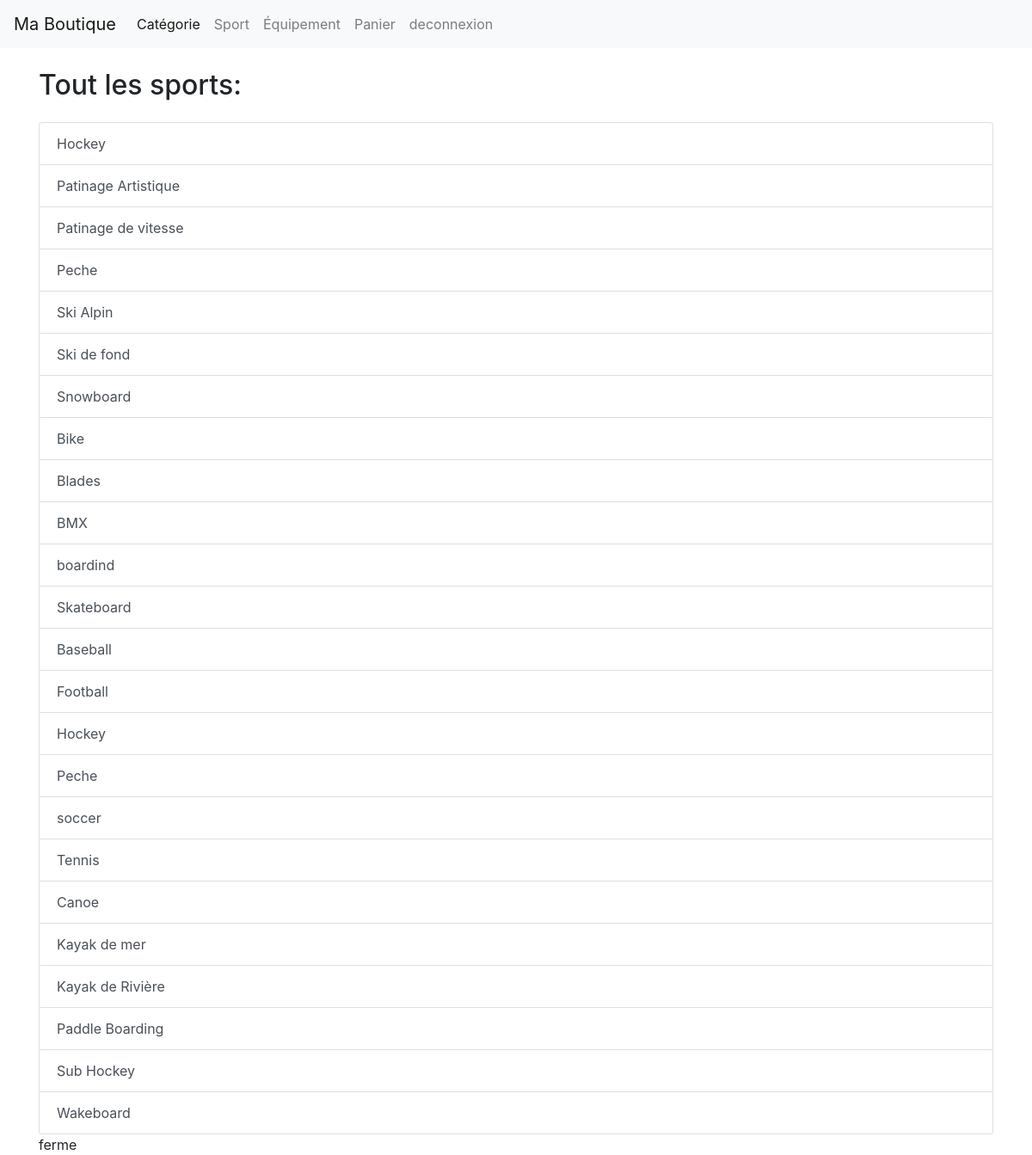
/show_sport.php, run on the app's committed database.
### tables this page shows
CREATE TABLE `sport` (
  `id` int(11) NOT NULL,
  `nom` varchar(255) NOT NULL,
  `description` text DEFAULT NULL,
  `image` varchar(255) DEFAULT NULL,
  `categorie_id` int(11) DEFAULT NULL
);

### includes/chargement.php (called while the page is built, shortened)
<?php
if (!function_exists('chargement')) {
function chargement($classe){
    $model = "./app/classe/".$classe.".class.php";
}
}

### app/classe/Request.class.php (called while the page is built, shortened)
<?php
class Request{
    protected $sql;
    public function setSql($sql) {
        $this->sql = $sql;
    }
    public function getLines($oCon, $params = [], $uneSeuleLigne = false) {
        $oStatement = $oCon->prepare($this->sql);
        if (array_keys($params) !== range(0, count($params) - 1)) {
            $oStatement->execute();
        } else {
            $oStatement->execute($params);
        }
        $resultat = $uneSeuleLigne ? $oStatement->fetch(PDO::FETCH_ASSOC) :
        $oStatement->fetchAll(PDO::FETCH_ASSOC);
        return $resultat;
    }
}
?>

### show_sport.php (the view, shortened to what this page needs)
<?php
include './includes/navbar_client.php';
include './includes/chargement.php';
?>
<!DOCTYPE html>
<html lang="fr">
<head>
    <link href="https://maxcdn.bootstrapcdn.com/bootstrap/4.5.2/css/bootstrap.min.css" rel="stylesheet">
</head>
<body>
<div class="container mt-4">
<?php
    $dbConn = new DatabaseConnexion($GLOBALS['DBHOST'], $GLOBALS['DBNAME'], $GLOBALS['DBUSER'], $GLOBALS['DBPASS']);
    $conn = $dbConn->connexion();
    $request = new Request();
    $request->setSql("SELECT id, nom FROM Sport");
    $sports = $request->getLines($conn);
    echo "<h2 class='mb-4'>Tout les sports:</h2>";
    echo "<div class='list-group'>";
    foreach ($sports as $sport) {
        echo "<a href='show_equip_by_sport.php?sport_id=" . $sport['id'] . "' class='list-group-item list-group-item-action'>" . $sport['nom'] . "</a>";
    }
    echo "</div>";
    $dbConn->deconnexion();
?>
</body>
</html>

### includes/navbar_client.php (shortened to what this page needs)
<link rel="stylesheet" href="https://maxcdn.bootstrapcdn.com/bootstrap/4.5.2/css/bootstrap.min.css">
<nav class="navbar navbar-expand-lg navbar-light bg-light">
  <a class="navbar-brand" href="boutique.php">Ma Boutique</a>
  <div class="collapse navbar-collapse" id="navbarNav">
    <ul class="navbar-nav">
      <li class="nav-item active">
        <a class="nav-link" href="show_categorie.php">Catégorie</a>
      </li>
      <li class="nav-item">
        <a class="nav-link" href="show_sport.php">Sport</a>
      </li>
      <li class="nav-item">
        <a class="nav-link" href="show_equipement.php">Équipement</a>
      </li>
      <li class="nav-item">
        <a class="nav-link" href="show_cart.php">Panier</a>
      </li>
      <li class="nav-item">
        <a class="nav-link" href="logout.php">deconnexion</a>
      </li>
    </ul>
  </div>
</nav>

### app/classe/DatabaseConnexion.class.php (shortened to what this page needs)
<?php
class DatabaseConnexion{
    public function deconnexion(){
        echo "ferme";
    }
}
?>

### data on the page
sport: nom "Hockey"
sport: nom "Patinage Artistique"
sport: nom "Patinage de vitesse"
sport: nom "Peche"
sport: nom "Ski Alpin"
sport: nom "Ski de fond"
sport: nom "Snowboard"
sport: nom "Bike"
sport: nom "Blades"
sport: nom "BMX"
sport: nom "boardind"
sport: nom "Skateboard"
sport: nom "Baseball"
sport: nom "Football"
sport: nom "Hockey"
sport: nom "Peche"
sport: nom "soccer"
sport: nom "Tennis"
sport: nom "Canoe"
sport: nom "Kayak de mer"
sport: nom "Kayak de Rivière"
sport: nom "Paddle Boarding"
sport: nom "Sub Hockey"
sport: nom "Wakeboard"
